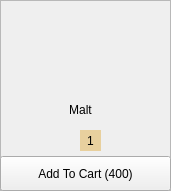
      <widget class="QFrame" name="frame_51">
       <property name="geometry">
        <rect>
         <x>700</x>
         <y>250</y>
         <width>171</width>
         <height>191</height>
        </rect>
       </property>
       <property name="frameShape">
        <enum>QFrame::StyledPanel</enum>
       </property>
       <property name="frameShadow">
        <enum>QFrame::Raised</enum>
       </property>
       <widget class="QLabel" name="label_104">
        <property name="geometry">
         <rect>
          <x>30</x>
          <y>10</y>
          <width>111</width>
          <height>91</height>
         </rect>
        </property>
        <property name="text">
         <string/>
        </property>
        <property name="pixmap">
         <pixmap resource="../icons/place.qrc">:/Assets/0a0d3ce3-cf95-427e-9c1d-16ff6502fac2.jpg</pixmap>
        </property>
        <property name="scaledContents">
         <bool>true</bool>
        </property>
       </widget>
       <widget class="QLabel" name="label_105">
        <property name="geometry">
         <rect>
          <x>25</x>
          <y>100</y>
          <width>111</width>
          <height>20</height>
         </rect>
        </property>
        <property name="styleSheet">
         <string notr="true">background-color: transparent;
padding-bottom: -3;
border: 0;
font: 11pt &quot;Agency FB&quot;;</string>
        </property>
        <property name="text">
         <string>Malt</string>
        </property>
        <property name="alignment">
         <set>Qt::AlignCenter</set>
        </property>
        <property name="wordWrap">
         <bool>true</bool>
        </property>
       </widget>
       <widget class="QPushButton" name="maltminus">
        <property name="geometry">
         <rect>
          <x>60</x>
          <y>130</y>
          <width>21</width>
          <height>23</height>
         </rect>
        </property>
        <property name="styleSheet">
         <string notr="true">QPushButton{
border: 0;}
QPushButton:hover{
padding-left: -2px;
}
QPushButton:pressed{
padding-left: -5px;
}</string>
        </property>
        <property name="text">
         <string/>
        </property>
        <property name="icon">
         <iconset resource="../icons/place.qrc">
          <normaloff>:/Assets/minus-hexagon.png</normaloff>:/Assets/minus-hexagon.png</iconset>
        </property>
        <property name="iconSize">
         <size>
          <width>20</width>
          <height>20</height>
         </size>
        </property>
       </widget>
       <widget class="QPushButton" name="maltplus">
        <property name="geometry">
         <rect>
          <x>100</x>
          <y>130</y>
          <width>21</width>
          <height>23</height>
         </rect>
        </property>
        <property name="styleSheet">
         <string notr="true">QPushButton{
border: 0;}
QPushButton:hover{
padding-left: 2px;
}
QPushButton:pressed{
padding-left: 5px;
}</string>
        </property>
        <property name="text">
         <string/>
        </property>
        <property name="icon">
         <iconset resource="../icons/place.qrc">
          <normaloff>:/Assets/plus-hexagon.png</normaloff>:/Assets/plus-hexagon.png</iconset>
        </property>
        <property name="iconSize">
         <size>
          <width>20</width>
          <height>20</height>
         </size>
        </property>
       </widget>
       <widget class="QLabel" name="malt_label">
        <property name="geometry">
         <rect>
          <x>80</x>
          <y>130</y>
          <width>21</width>
          <height>21</height>
         </rect>
        </property>
        <property name="styleSheet">
         <string notr="true">border: 0;
background-color: rgb(232, 208, 158)</string>
        </property>
        <property name="text">
         <string>1</string>
        </property>
        <property name="alignment">
         <set>Qt::AlignCenter</set>
        </property>
       </widget>
       <widget class="QPushButton" name="maltcart">
        <property name="geometry">
         <rect>
          <x>0</x>
          <y>156</y>
          <width>171</width>
          <height>35</height>
         </rect>
        </property>
        <property name="styleSheet">
         <string notr="true">QPushButton{
font: 11pt &quot;Agency FB&quot;;}
QPushButton:hover{
background-color: rgb(0, 0, 0);
color: rgb(255, 255, 255)
}</string>
        </property>
        <property name="text">
         <string>Add To Cart (400)</string>
        </property>
       </widget>
      </widget>
